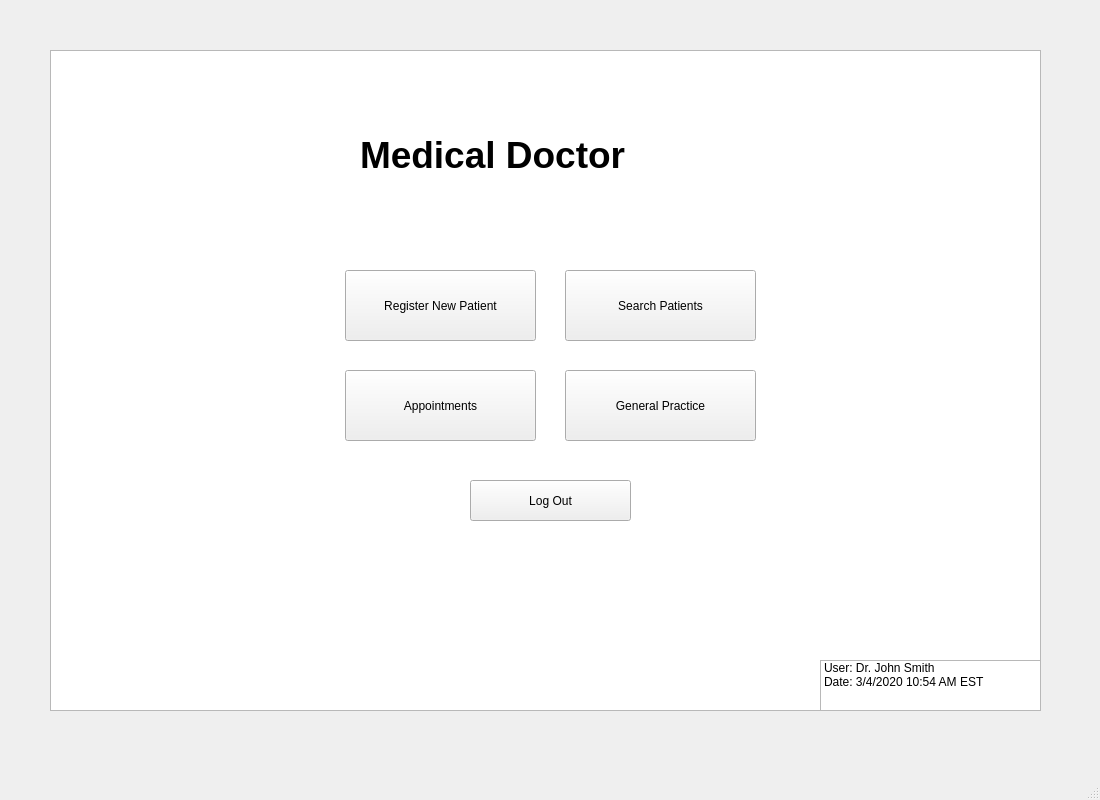
<?xml version="1.0" encoding="UTF-8"?>
<ui version="4.0">
 <class>MainWindow</class>
 <widget class="QMainWindow" name="MainWindow">
  <property name="geometry">
   <rect>
    <x>0</x>
    <y>0</y>
    <width>1100</width>
    <height>800</height>
   </rect>
  </property>
  <property name="minimumSize">
   <size>
    <width>1100</width>
    <height>800</height>
   </size>
  </property>
  <property name="maximumSize">
   <size>
    <width>1100</width>
    <height>800</height>
   </size>
  </property>
  <property name="windowTitle">
   <string>MainWindow</string>
  </property>
  <widget class="QWidget" name="centralwidget">
   <widget class="QListView" name="listView">
    <property name="geometry">
     <rect>
      <x>50</x>
      <y>50</y>
      <width>991</width>
      <height>661</height>
     </rect>
    </property>
   </widget>
   <widget class="QToolButton" name="Main_registerPatient">
    <property name="geometry">
     <rect>
      <x>345</x>
      <y>270</y>
      <width>191</width>
      <height>71</height>
     </rect>
    </property>
    <property name="text">
     <string>Register New Patient</string>
    </property>
   </widget>
   <widget class="QToolButton" name="Main_search">
    <property name="geometry">
     <rect>
      <x>565</x>
      <y>270</y>
      <width>191</width>
      <height>71</height>
     </rect>
    </property>
    <property name="text">
     <string>Search Patients</string>
    </property>
   </widget>
   <widget class="QToolButton" name="Main_GP">
    <property name="geometry">
     <rect>
      <x>565</x>
      <y>370</y>
      <width>191</width>
      <height>71</height>
     </rect>
    </property>
    <property name="text">
     <string>General Practice</string>
    </property>
   </widget>
   <widget class="QToolButton" name="Main_logout">
    <property name="geometry">
     <rect>
      <x>470</x>
      <y>480</y>
      <width>161</width>
      <height>41</height>
     </rect>
    </property>
    <property name="text">
     <string>Log Out</string>
    </property>
   </widget>
   <widget class="QListWidget" name="listWidget">
    <property name="geometry">
     <rect>
      <x>820</x>
      <y>660</y>
      <width>221</width>
      <height>51</height>
     </rect>
    </property>
    <property name="minimumSize">
     <size>
      <width>0</width>
      <height>0</height>
     </size>
    </property>
    <property name="maximumSize">
     <size>
      <width>16777215</width>
      <height>16777215</height>
     </size>
    </property>
    <item>
     <property name="text">
      <string>User: Dr. John Smith</string>
     </property>
    </item>
    <item>
     <property name="text">
      <string>Date: 3/4/2020 10:54 AM EST</string>
     </property>
    </item>
   </widget>
   <widget class="QToolButton" name="Main_appts">
    <property name="geometry">
     <rect>
      <x>345</x>
      <y>370</y>
      <width>191</width>
      <height>71</height>
     </rect>
    </property>
    <property name="text">
     <string>Appointments</string>
    </property>
   </widget>
   <widget class="QLabel" name="label">
    <property name="geometry">
     <rect>
      <x>360</x>
      <y>120</y>
      <width>361</width>
      <height>71</height>
     </rect>
    </property>
    <property name="text">
     <string>&lt;html&gt;&lt;head/&gt;&lt;body&gt;&lt;p&gt;&lt;span style=&quot; font-size:28pt; font-weight:600;&quot;&gt;Medical Doctor&lt;/span&gt;&lt;/p&gt;&lt;/body&gt;&lt;/html&gt;</string>
    </property>
   </widget>
  </widget>
  <widget class="QMenuBar" name="menubar">
   <property name="geometry">
    <rect>
     <x>0</x>
     <y>0</y>
     <width>1100</width>
     <height>26</height>
    </rect>
   </property>
  </widget>
  <widget class="QStatusBar" name="statusbar"/>
 </widget>
 <resources/>
 <connections/>
</ui>
